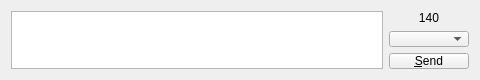
<?xml version="1.0" encoding="UTF-8"?>
<ui version="4.0">
 <class>ComposeWidget</class>
 <widget class="QWidget" name="ComposeWidget">
  <property name="geometry">
   <rect>
    <x>0</x>
    <y>0</y>
    <width>480</width>
    <height>80</height>
   </rect>
  </property>
  <property name="minimumSize">
   <size>
    <width>320</width>
    <height>80</height>
   </size>
  </property>
  <layout class="QHBoxLayout" name="horizontalLayout">
   <item>
    <widget class="QPlainTextEdit" name="qte_tweet">
     <property name="backgroundVisible">
      <bool>false</bool>
     </property>
    </widget>
   </item>
   <item>
    <layout class="QVBoxLayout" name="verticalLayout">
     <item>
      <widget class="QLabel" name="ql_chars">
       <property name="text">
        <string notr="true">140</string>
       </property>
       <property name="alignment">
        <set>Qt::AlignCenter</set>
       </property>
      </widget>
     </item>
     <item>
      <widget class="QComboBox" name="qcb_account"/>
     </item>
     <item>
      <widget class="QPushButton" name="qpb_send">
       <property name="text">
        <string>&amp;Send</string>
       </property>
      </widget>
     </item>
    </layout>
   </item>
  </layout>
 </widget>
 <resources/>
 <connections/>
</ui>
